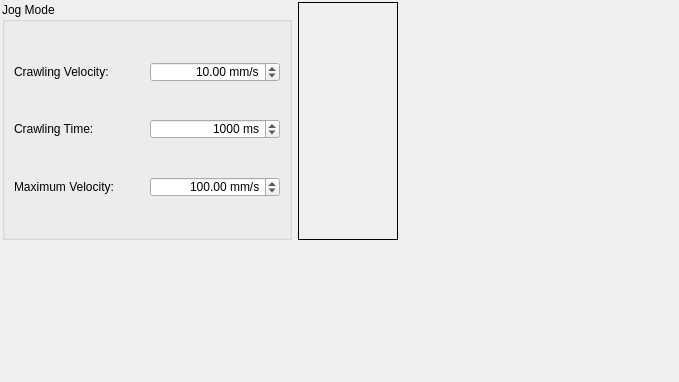
<?xml version="1.0" encoding="UTF-8"?>
<ui version="4.0">
 <class>H2JogMode</class>
 <widget class="QWidget" name="H2JogMode">
  <property name="geometry">
   <rect>
    <x>0</x>
    <y>0</y>
    <width>679</width>
    <height>382</height>
   </rect>
  </property>
  <property name="windowTitle">
   <string>Form</string>
  </property>
  <layout class="QGridLayout" name="gridLayout">
   <property name="leftMargin">
    <number>2</number>
   </property>
   <property name="topMargin">
    <number>2</number>
   </property>
   <property name="rightMargin">
    <number>2</number>
   </property>
   <property name="bottomMargin">
    <number>2</number>
   </property>
   <item row="0" column="0" colspan="2">
    <widget class="QGroupBox" name="groupBox_222">
     <property name="sizePolicy">
      <sizepolicy hsizetype="Preferred" vsizetype="Preferred">
       <horstretch>0</horstretch>
       <verstretch>0</verstretch>
      </sizepolicy>
     </property>
     <property name="minimumSize">
      <size>
       <width>290</width>
       <height>200</height>
      </size>
     </property>
     <property name="maximumSize">
      <size>
       <width>16777215</width>
       <height>300</height>
      </size>
     </property>
     <property name="title">
      <string>Jog Mode</string>
     </property>
     <layout class="QGridLayout" name="gridLayout_3">
      <item row="1" column="1">
       <widget class="QDoubleSpinBox" name="doubleSpinBox_CrawlingVelocity">
        <property name="sizePolicy">
         <sizepolicy hsizetype="Minimum" vsizetype="Minimum">
          <horstretch>0</horstretch>
          <verstretch>0</verstretch>
         </sizepolicy>
        </property>
        <property name="minimumSize">
         <size>
          <width>130</width>
          <height>20</height>
         </size>
        </property>
        <property name="maximumSize">
         <size>
          <width>16777215</width>
          <height>16777215</height>
         </size>
        </property>
        <property name="alignment">
         <set>Qt::AlignRight|Qt::AlignTrailing|Qt::AlignVCenter</set>
        </property>
        <property name="buttonSymbols">
         <enum>QAbstractSpinBox::UpDownArrows</enum>
        </property>
        <property name="specialValueText">
         <string notr="true"/>
        </property>
        <property name="suffix">
         <string notr="true"> mm/s</string>
        </property>
        <property name="minimum">
         <double>0.010000000000000</double>
        </property>
        <property name="maximum">
         <double>1200.000000000000000</double>
        </property>
        <property name="value">
         <double>10.000000000000000</double>
        </property>
       </widget>
      </item>
      <item row="1" column="0">
       <widget class="QLabel" name="label_111">
        <property name="sizePolicy">
         <sizepolicy hsizetype="Minimum" vsizetype="Minimum">
          <horstretch>0</horstretch>
          <verstretch>0</verstretch>
         </sizepolicy>
        </property>
        <property name="minimumSize">
         <size>
          <width>130</width>
          <height>20</height>
         </size>
        </property>
        <property name="text">
         <string>Crawling Velocity:</string>
        </property>
       </widget>
      </item>
      <item row="3" column="0">
       <widget class="QLabel" name="label_2">
        <property name="sizePolicy">
         <sizepolicy hsizetype="Minimum" vsizetype="Minimum">
          <horstretch>0</horstretch>
          <verstretch>0</verstretch>
         </sizepolicy>
        </property>
        <property name="minimumSize">
         <size>
          <width>130</width>
          <height>20</height>
         </size>
        </property>
        <property name="text">
         <string>Crawling Time:</string>
        </property>
       </widget>
      </item>
      <item row="3" column="1">
       <widget class="QDoubleSpinBox" name="doubleSpinBox_CrawlingTime">
        <property name="sizePolicy">
         <sizepolicy hsizetype="Minimum" vsizetype="Minimum">
          <horstretch>0</horstretch>
          <verstretch>0</verstretch>
         </sizepolicy>
        </property>
        <property name="minimumSize">
         <size>
          <width>130</width>
          <height>20</height>
         </size>
        </property>
        <property name="maximumSize">
         <size>
          <width>16777215</width>
          <height>16777215</height>
         </size>
        </property>
        <property name="alignment">
         <set>Qt::AlignRight|Qt::AlignTrailing|Qt::AlignVCenter</set>
        </property>
        <property name="buttonSymbols">
         <enum>QAbstractSpinBox::UpDownArrows</enum>
        </property>
        <property name="specialValueText">
         <string notr="true"/>
        </property>
        <property name="suffix">
         <string notr="true"> ms</string>
        </property>
        <property name="decimals">
         <number>0</number>
        </property>
        <property name="minimum">
         <double>1.000000000000000</double>
        </property>
        <property name="maximum">
         <double>10000.000000000000000</double>
        </property>
        <property name="value">
         <double>1000.000000000000000</double>
        </property>
       </widget>
      </item>
      <item row="5" column="1">
       <widget class="QDoubleSpinBox" name="doubleSpinBox_MaximumVelocity">
        <property name="sizePolicy">
         <sizepolicy hsizetype="Minimum" vsizetype="Minimum">
          <horstretch>0</horstretch>
          <verstretch>0</verstretch>
         </sizepolicy>
        </property>
        <property name="minimumSize">
         <size>
          <width>130</width>
          <height>20</height>
         </size>
        </property>
        <property name="maximumSize">
         <size>
          <width>16777215</width>
          <height>16777215</height>
         </size>
        </property>
        <property name="alignment">
         <set>Qt::AlignRight|Qt::AlignTrailing|Qt::AlignVCenter</set>
        </property>
        <property name="buttonSymbols">
         <enum>QAbstractSpinBox::UpDownArrows</enum>
        </property>
        <property name="specialValueText">
         <string notr="true"/>
        </property>
        <property name="suffix">
         <string notr="true"> mm/s</string>
        </property>
        <property name="minimum">
         <double>0.010000000000000</double>
        </property>
        <property name="maximum">
         <double>1200.000000000000000</double>
        </property>
        <property name="value">
         <double>100.000000000000000</double>
        </property>
       </widget>
      </item>
      <item row="5" column="0">
       <widget class="QLabel" name="label_3">
        <property name="sizePolicy">
         <sizepolicy hsizetype="Minimum" vsizetype="Minimum">
          <horstretch>0</horstretch>
          <verstretch>0</verstretch>
         </sizepolicy>
        </property>
        <property name="minimumSize">
         <size>
          <width>130</width>
          <height>20</height>
         </size>
        </property>
        <property name="text">
         <string>Maximum Velocity:</string>
        </property>
       </widget>
      </item>
      <item row="6" column="0" colspan="2">
       <spacer name="verticalSpacer_5">
        <property name="orientation">
         <enum>Qt::Vertical</enum>
        </property>
        <property name="sizeHint" stdset="0">
         <size>
          <width>20</width>
          <height>40</height>
         </size>
        </property>
       </spacer>
      </item>
      <item row="4" column="0" colspan="2">
       <spacer name="verticalSpacer_4">
        <property name="orientation">
         <enum>Qt::Vertical</enum>
        </property>
        <property name="sizeHint" stdset="0">
         <size>
          <width>20</width>
          <height>40</height>
         </size>
        </property>
       </spacer>
      </item>
      <item row="2" column="0" colspan="2">
       <spacer name="verticalSpacer_3">
        <property name="orientation">
         <enum>Qt::Vertical</enum>
        </property>
        <property name="sizeHint" stdset="0">
         <size>
          <width>20</width>
          <height>40</height>
         </size>
        </property>
       </spacer>
      </item>
      <item row="0" column="0" colspan="2">
       <spacer name="verticalSpacer_2">
        <property name="orientation">
         <enum>Qt::Vertical</enum>
        </property>
        <property name="sizeHint" stdset="0">
         <size>
          <width>20</width>
          <height>40</height>
         </size>
        </property>
       </spacer>
      </item>
     </layout>
    </widget>
   </item>
   <item row="0" column="3">
    <spacer name="horizontalSpacer">
     <property name="orientation">
      <enum>Qt::Horizontal</enum>
     </property>
     <property name="sizeType">
      <enum>QSizePolicy::Expanding</enum>
     </property>
     <property name="sizeHint" stdset="0">
      <size>
       <width>50</width>
       <height>20</height>
      </size>
     </property>
    </spacer>
   </item>
   <item row="0" column="2">
    <widget class="QLabel" name="label_picture">
     <property name="minimumSize">
      <size>
       <width>100</width>
       <height>100</height>
      </size>
     </property>
     <property name="frameShape">
      <enum>QFrame::Box</enum>
     </property>
     <property name="text">
      <string/>
     </property>
     <property name="pixmap">
      <pixmap resource="../../res/res.qrc">:/res/image/icon/jogmode.PNG</pixmap>
     </property>
    </widget>
   </item>
   <item row="1" column="0" colspan="2">
    <spacer name="verticalSpacer">
     <property name="orientation">
      <enum>Qt::Vertical</enum>
     </property>
     <property name="sizeHint" stdset="0">
      <size>
       <width>20</width>
       <height>183</height>
      </size>
     </property>
    </spacer>
   </item>
  </layout>
 </widget>
 <resources>
  <include location="../../res/res.qrc"/>
 </resources>
 <connections/>
</ui>
